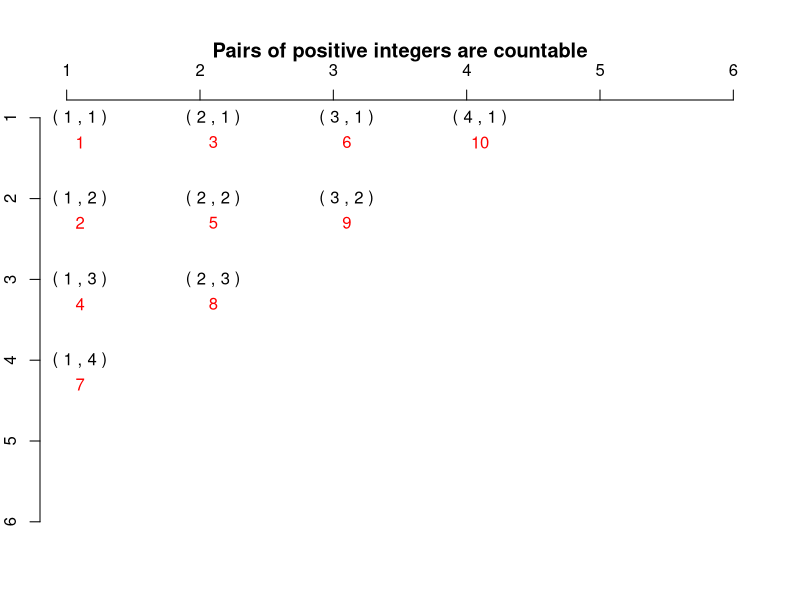
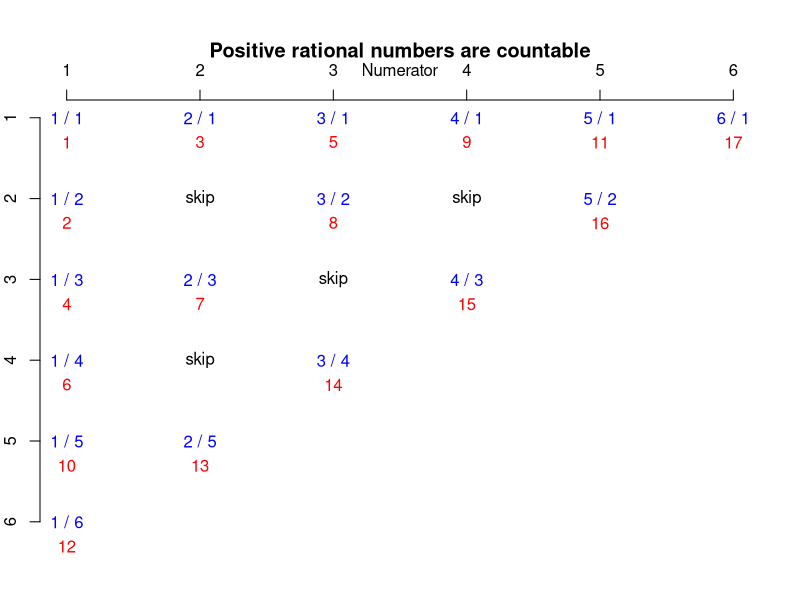

The R script that drew these images, in order:
#Math 23 Script 2.1A-Countability.R
#Module 2, Week 1
#Demonstrates the countability of the positive rational numbers.

#Last modified September 24, 2014 by Paul Bamberg

#Topic 1 - The set of ordered pairs of natural numbers is countable
par(mar=c(1 , 2, 5, 2))   
plot(1:6, 1:6, ylim = c(6.5,1), type="n", , ylab="", axes =FALSE,
     main="Pairs of positive integers are countable") 
axis(3); axis(2)
serial <- 1     #each pair is assigned a serial number, shown in red.
plotpair <- function(x,y) {
  text(x+0.1,y,(paste("(",x,",",y,")")))
  text(x+0.1,y+0.3,paste(serial),col="red")
  serial <<- serial+1   #changes global variable
}
plotpair(1,1)
plotpair(1,2); plotpair(2,1)
plotpair(1,3); plotpair(2,2); plotpair(3,1)
plotpair(1,4); plotpair(2,3); plotpair(3,2);plotpair(4,1)


#Topic 2 - The set of positive rational numbers is countable
#When we do the same thing with fractions
#we have to skip ones that are not in lowest terms.

plot(1:6, 1:6, ylim = c(6.5,1), type="n", xlab=" " , ylab="Denominator", axes =FALSE,  main="Positive rational numbers are countable") 
axis(3); axis(2)
mtext("Numerator", line = 1)
serial <- 1
plotfrac <- function(x,y) {
  text(x,y,(paste(x,"/",y)),col="blue")
  text(x,y+0.3,paste(serial),col="red")
  serial <<- serial+1   #changes global variable
}
plotfrac(1,1)
plotfrac(1,2); plotfrac(2,1)
plotfrac(1,3); text(2,2,"skip"); plotfrac(3,1)
plotfrac(1,4);  plotfrac(2,3); plotfrac(3,2); plotfrac(4,1)
plotfrac(1,5); text(2,4,"skip");text(3,3,"skip");text(4,2,"skip");  plotfrac(5,1)
plotfrac(1,6);  plotfrac(2,5); plotfrac(3,4); plotfrac(4,3); plotfrac(5,2); plotfrac(6,1)

#We have established a bijection between the natural numbers (in red)
#and the positive rational numbers (in blue)

